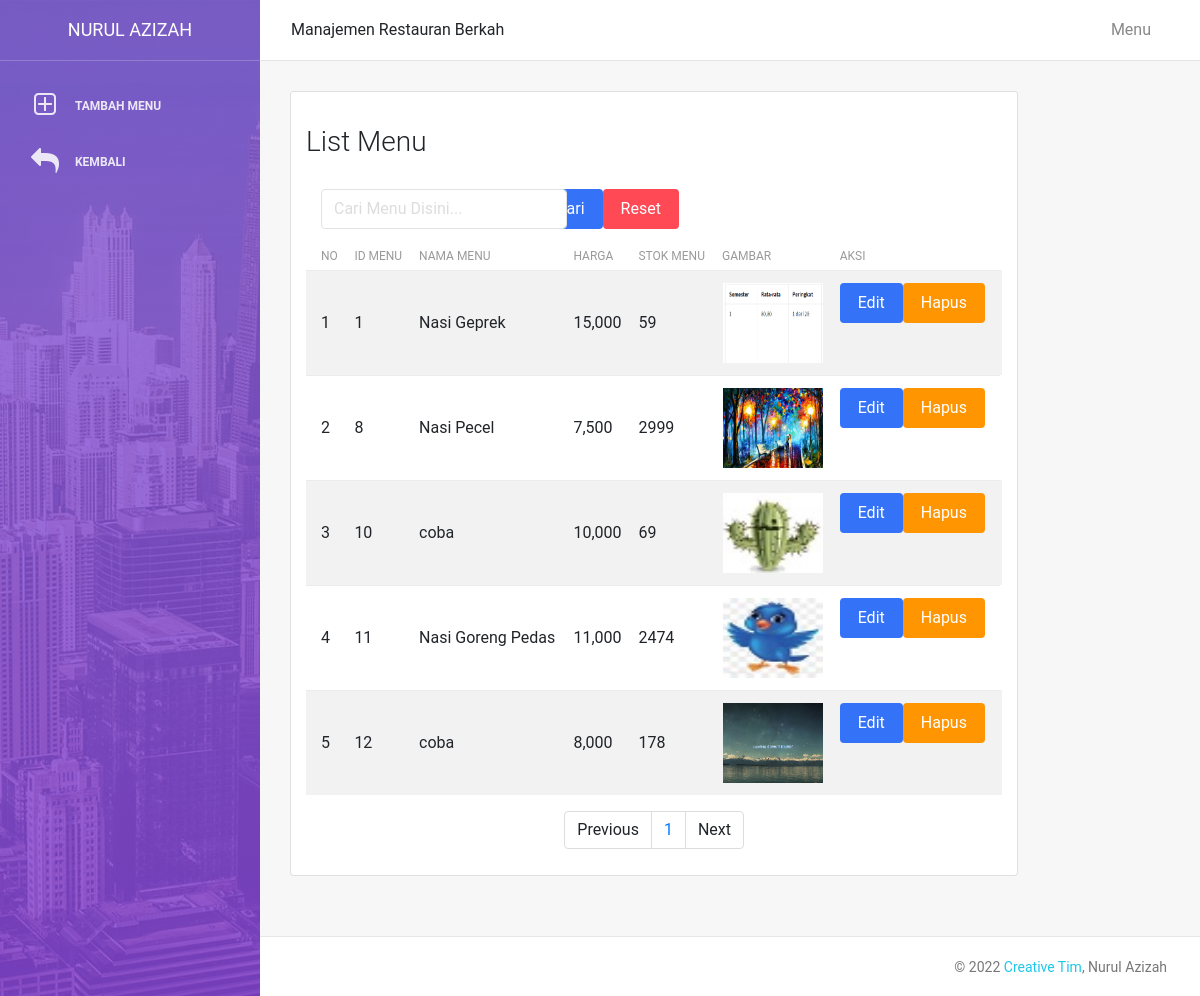
Page /menu.php (signed in) on the committed database.
### tables this page shows
CREATE TABLE `menu` (
  `id_menu` int(11) NOT NULL,
  `nama_menu` varchar(100) NOT NULL,
  `harga_menu` bigint(20) NOT NULL,
  `stok_menu` int(11) NOT NULL,
  `gambar_menu` varchar(150) NOT NULL
);

### menu.php (the view, shortened to what this page needs)
<?php
include 'config.php';
?>
<!DOCTYPE html>
<html lang="en">
<head>
    <link rel="stylesheet" href="https://maxcdn.bootstrapcdn.com/font-awesome/latest/css/font-awesome.min.css" />
    <link href="assets/css/bootstrap.min.css" rel="stylesheet" />
    <link href="assets/css/light-bootstrap-dashboard.css?v=2.0.0 " rel="stylesheet" />
    <link href="assets/css/demo.css" rel="stylesheet" />
</head>
<body>
    <div class="wrapper">
        <div class="sidebar" data-image="assets/img/bg-01.jpg">
            <div class="sidebar-wrapper">
                <div class="logo">
                    <a class="simple-text">
                        Nurul Azizah
                    </a>
                </div>
                <ul class="nav">
                     <li>
                        <a class="nav-link" href="tambah_menu.php">
                            <i class="fa fa-plus-square-o"></i>
                            <p>Tambah Menu</p>
                        </a>
                    </li>
                    <li>
                        <a class="nav-link" onclick="history.back(-1)">
                            <i class="fa fa-reply"></i>
                            <p>Kembali</p>
                        </a>
                    </li>
                </ul>
            </div>
        </div>
        <div class="main-panel">
            <nav class="navbar navbar-expand-lg " color-on-scroll="500">
                <div class="container-fluid">
                    <div class="collapse navbar-collapse justify-content-end" id="navigation">
                        <ul class="nav navbar-nav mr-auto">
                          Manajemen Restauran Berkah
                        </ul>
                        <ul class="navbar-nav ml-auto">
                            <li class="nav-item">
                                <a class="nav-link">
                                    <span class="no-icon">Menu</span>
                                </a>
                            </li>
                        </ul>
                    </div>
                </div>
            </nav>
            <div class="content">
                <div class="container-fluid">
                    <div class="row">
                        <div class="col-md-10">
                            <div class="card">
                                <div class="card-header">
                                    <h3>List Menu</h3>
                                </div>
                                <div class="card-body">
 <form class="form-inline" method="post" role="search" >
   <div class="col-md-4">
        <input type="text" name="keyword" class="form-control" placeholder="Cari Menu Disini...">
    </div>
  <button type="submit" name="cari" class="btn btn-primary btn-fill">Cari</button>
  <a href="menu.php" class="btn btn-danger btn-fill">Reset</a>
</form>
  <table id="tabel"  class="table table-hover table-striped">
    <thead>
    <tr>
        <th>No</th>
        <th>Id Menu</th>
        <th>Nama Menu</th>
        <th>Harga</th>
        <th>Stok Menu</th>
        <th>Gambar</th>
        <th>Aksi</th>
    </tr>
</thead>
    <?php
    $i=1;
    $batas = 7;
    $halaman = isset($_GET['halaman'])?(int)$_GET['halaman'] : 1;
    $halaman_awal = ($halaman>1) ? ($halaman * $batas) - $batas : 0;
    $previous = $halaman - 1;
    $next = $halaman + 1;
    $view = mysqli_query($dbconnect,"SELECT * FROM menu");
    $jumlah_data = mysqli_num_rows($view);
    $total_halaman = ceil($jumlah_data / $batas);
    $view = mysqli_query($dbconnect,"SELECT * FROM menu LIMIT $halaman_awal, $batas");
    while($row = mysqli_fetch_array($view)){
    ?>
    <tr>
        <td><?=$i?></td>
        <td><?= $row['id_menu']?></td>
        <td><?= $row['nama_menu']?></td>
        <td><?= number_format($row['harga_menu'])?></td>
        <td><?= $row['stok_menu']?></td>
        <td align="Center"><img src="assets/img/<?=$row['gambar_menu']?>" width="100" height="80"></td>
        <td>
            <a href="edit_menu.php?id=<?=$row['id_menu']?>" class="btn btn-primary btn-fill">Edit</a>
            <a href="hapus_menu.php?id=<?=$row['id_menu']?>" class="btn btn-warning btn-fill" onclick="return confirm('Apakah anda yakin?')">Hapus</a>
        </td>
    </tr>
    <?php
    $i++;
    }
    ?>
  </table>
  <nav>
            <ul class="pagination justify-content-center">
                <li class="page-item">
                    <a class="page-link" <?php if($halaman > 1){ echo "href='?halaman=$previous'"; } ?>>Previous</a>
                </li>
                <?php
                for($x=1;$x<=$total_halaman;$x++){
                    ?>
                    <li class="page-item"><a class="page-link" href="?halaman=<?php echo $x ?>"><?php echo $x; ?></a></li>
                    <?php
                }
                ?>
                <li class="page-item">
                    <a  class="page-link" <?php if($halaman < $total_halaman) { echo "href='?halaman=$next'"; } ?>>Next</a>
                </li>
            </ul>
        </nav>
                                </div>
                            </div>
                        </div>
                    </div>
                </div>
            </div>
            <footer class="footer">
                <div class="container-fluid">
                    <nav>
                        <p class="copyright text-center">
                            ©
                            <a href="http://www.creative-tim.com">Creative Tim</a>, Nurul Azizah
                        </p>
                    </nav>
                </div>
            </footer>
        </div>
    </div>
</body>
</html>

### rows in the picture
menu: id_menu "1", nama_menu "Nasi Geprek", harga_menu "15,000", stok_menu "59", gambar_menu (picture)
menu: id_menu "8", nama_menu "Nasi Pecel", harga_menu "7,500", stok_menu "2999", gambar_menu (picture)
menu: id_menu "10", nama_menu "coba", harga_menu "10,000", stok_menu "69", gambar_menu (picture)
menu: id_menu "11", nama_menu "Nasi Goreng Pedas", harga_menu "11,000", stok_menu "2474", gambar_menu (picture)
menu: id_menu "12", nama_menu "coba", harga_menu "8,000", stok_menu "178", gambar_menu (picture)
